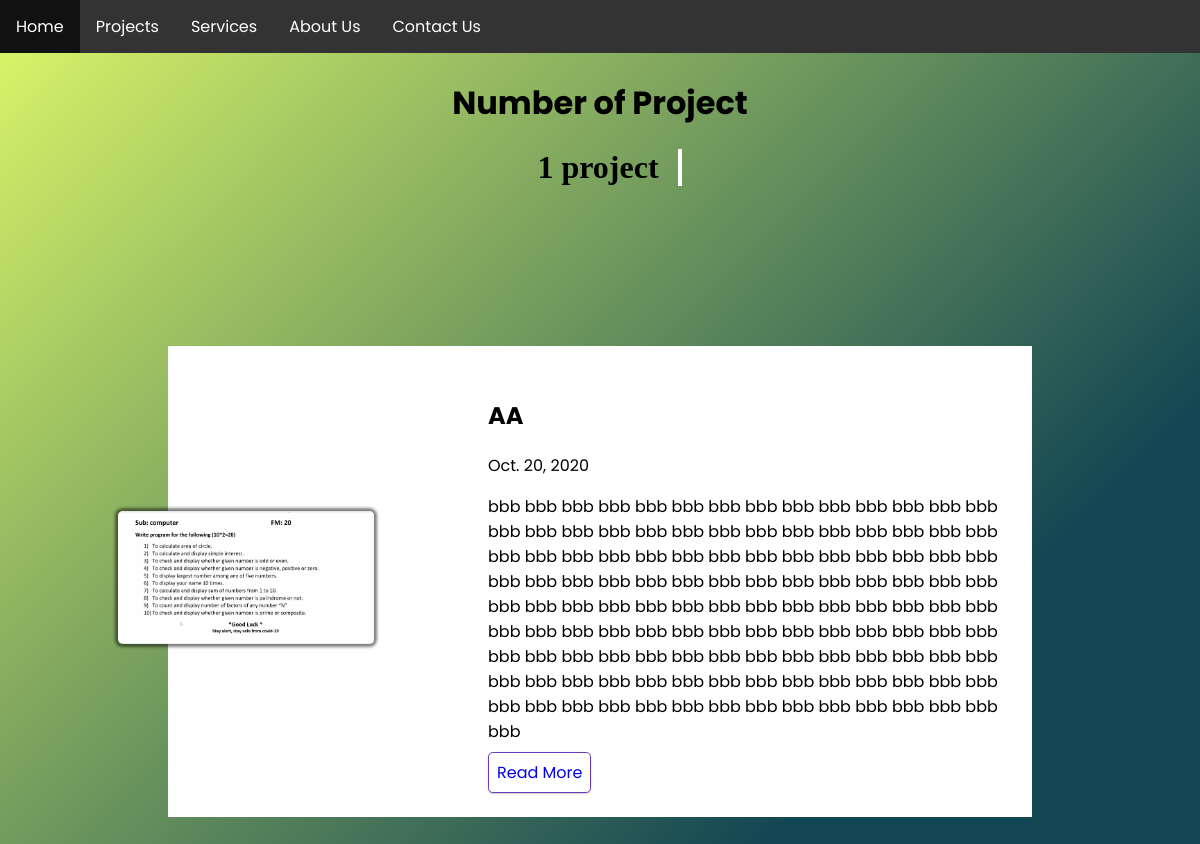
The app's page /project/ with its own data.
### Project/models.py (models this page shows, shortened)
class Project(models.Model):
    s_id = models.AutoField(primary_key=True)
    Title = models.CharField(max_length=50)
    Description = models.TextField(max_length=5000, default="")
    Image = models.ImageField(upload_to="Project/images", default="")
    Date = models.DateField()

### Project/views.py (the view)
# urls.py: path("project/", include("Project.urls")),
def project(request):
    projects = Project.objects.order_by("-Date")
    return render(request, "Project/project.html", {"projects": projects})

### Project/templates/Project/project.html (shortened to what this page needs)
{% extends 'Home/navbar.html' %} {%block content%} {%load static%}<!DOCTYPE html>
<html>
  <head>
    <link href="{% static "Project/project.css" %}" rel='stylesheet' />
  </head>
  <body>
    <br /><br />
    <center><h1 class="title">
      Number of Project</h1><h1 class="title" id="typing">{{projects.count}} project{{projects.count|pluralize}}</h1>
    </h1></center>
    {%for project in projects%}
    <div class="blog-post">
      <div class="blog-post-img">
        <img src="{{ project.Image.url }}" alt="image" />
      </div>
      <div class="blog-post-info">
        <div class="blog-post-title">
          <h2>{{project.Title}}</h2>
        </div>
        <div class="blog-post-date">
          <span>{{project.Date}}</span>
        </div>
        <div class="blog-post-desc">
          <p>{{project.Description}}</p>
        </div>
        <div class="blog-post-read-more">
          <a href="{% url 'Project:detail' 1 %}">Read More</a>
        </div>
      </div>
    </div>
  </body>
  {%endfor%} {%endblock%}

### Project/static/Project/project.css (style rules this page uses)
body { font-family: "Poppins", sans-serif; background-image: linear-gradient(135deg, #ddf969 0%, #124653 74%); }
.blog-post { display: flex; flex-direction: row; margin: 10rem; justify-content: center; align-items: center; background-color: white; }
.blog-post-img { flex: 1; padding: 2rem 2rem 2rem 0rem; }
.blog-post-img > img { width: 100%; height: 100%; border-radius: 0.3rem; object-fit: cover; transform: translateX(-50px); box-shadow: 0px 0px 3px 3px rgba(0, 0, 0, 0.5); }
.blog-post-info { flex: 2; padding: 2rem; }
.blog-post-title h2 { color: black; text-transform: uppercase; }
.blog-post-read-more a { cursor: pointer; text-decoration: none; font-style: normal; border-radius: 0.3rem; padding: 0.5rem; background-color: #fff; border: 1px solid #673ab7; color: #black !important; box-shadow: 0 0.05em 0.1em rgba(0, 0, 0, 0.25); }
@media only screen and (min-width: 768px) { .blog-post { display: flex; flex-direction: column; margin-top: 3rem; margin-left: 1rem; margin-right: 1rem; justify-content: center; align-items: center; background-color: white; } }
@media only screen and (min-width: 768px) { .blog-post-img { flex: 1; padding: 0rem 1rem 0rem 1rem; } }
@media only screen and (min-width: 768px) { .blog-post-img > img { width: 100%; height: 100%; border-radius: 0.3rem; object-fit: cover; transform: translateY(-20px); box-shadow: 0px 0px 3px 3px rgba(0, 0, 0, 0.5); } }
@media only screen and (min-width: 768px) { .blog-post-info { flex: 2; padding: 0rem 1rem 2rem 1rem; } }
@media only screen and (min-width: 992px) { .blog-post { display: flex; flex-direction: row; margin: 10rem; justify-content: center; align-items: center; background-color: white; } }
@media only screen and (min-width: 992px) { .blog-post-img { flex: 1; padding: 2rem 2rem 2rem 0rem; } }
@media only screen and (min-width: 992px) { .blog-post-img > img { width: 100%; height: 100%; border-radius: 0.3rem; object-fit: cover; transform: translateX(-50px); box-shadow: 0px 0px 3px 3px rgba(0, 0, 0, 0.5); } }
@media only screen and (min-width: 992px) { .blog-post-info { flex: 2; padding: 2rem; } }
#typing { animation: type 7s steps(9); overflow: hidden; white-space: nowrap; font-family: consolas; border-right: 4px solid white; width: 10ch; }

### records on screen
Project: Image (picture), Title "AA", Date "Oct. 20, 2020", Description "bbb bbb bbb bbb bbb bbb bbb bbb bbb bbb bbb bbb bbb bbb bbb bbb bbb bbb bbb bbb bbb bbb bbb bbb bbb bbb bbb bbb bbb bbb bbb bbb bbb bbb bbb bbb bbb bbb bbb bbb bbb bbb bbb bbb bbb bbb bbb bbb bbb bbb bbb bbb bbb bbb bbb bbb bbb bbb bbb bbb bbb bbb bbb bbb bbb bbb bbb bbb bbb bbb bbb bbb bbb bbb bbb bbb bbb bbb bbb bbb bbb bbb bbb bbb bbb bbb bbb bbb bbb bbb bbb bbb bbb bbb bbb bbb bbb bbb bbb bbb bbb bbb bbb bbb bbb bbb bbb bbb bbb bbb bbb bbb bbb bbb bbb bbb bbb bbb bbb bbb bbb bbb bbb bbb bbb bbb bbb"

### other values on screen
{{ projects.count }} "1"
